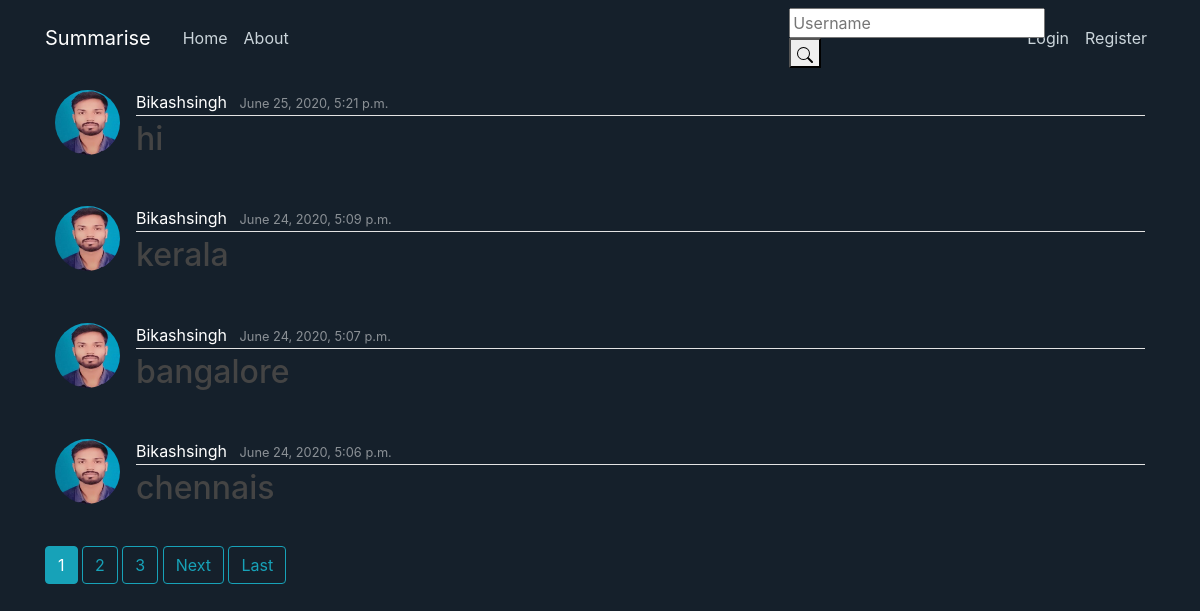
The page / on the database its author committed.
### Gatha/models.py (models this page shows, shortened)
class Post(models.Model):
    title = models.CharField(max_length=100)
    content = models.TextField()
    date_posted = models.DateTimeField(default=timezone.now)
    author = models.ForeignKey(User, on_delete=models.CASCADE)

### users/models.py (models this page shows, shortened)
class Profile(models.Model):
    user = models.OneToOneField(User, on_delete=models.CASCADE)
    Bio = models.TextField(max_length=500)
    Profession = models.CharField(max_length=100)
    image = models.ImageField(default='default.jpg', upload_to='profile_pics')

### Gatha/views.py (the view)
# urls.py: path('', PostListView.as_view(), name='Gatha-home'),
class PostListView(ListView):
    model = Post
    template_name = 'home.html'
    context_object_name = 'posts'
    ordering = ['-date_posted']
    paginate_by = 4

### templates/home.html (shortened to what this page needs)
{% extends "Base.html" %}
{% block content %}
    <div class="row">
    <div class="col-md-12" >
    {% for post in posts %}
        <article class="media content-section">
            <img class="rounded-circle article-img" src="{{ post.author.profile.image.url }}">
          <div class="media-body" >
            <div class="article-metadata">
              <a class="mr-2" href="{% url 'user-posts' post.author.username %}">{{ post.author }}</a>
              <small class="text-muted">{{ post.date_posted }}</small>
            </div>
            <h2><a class="article-title" href="{% url 'post-detail' post.id %}">{{ post.title }}</a></h2>
          </div>
        </article>
    {% endfor %}
        </div>
        </div>
    {% if is_paginated %}
        {% for num in page_obj.paginator.page_range %}
            {% if page_obj.number == num %}
                 <a class="btn btn-info mb-4" href="?page={{ num }}">{{ num }}</a>
            {% elif num > page_obj.number|add:'-3' and num < page_obj.number|add:'3' %}
                 <a class="btn btn-outline-info mb-4" href="?page={{ num }}">{{ num }}</a>
            {% endif%}
        {% endfor %}
         {% if page_obj.has_next%}
            <a class="btn btn-outline-info mb-4" href="?page={{ page_obj.next_page_number }}">Next</a>
            <a class="btn btn-outline-info mb-4" href="?page={{ page_obj.paginator.num_pages }}">Last</a>
        {% endif %}
    {% endif %}
{% endblock content %}

### templates/Base.html (shortened to what this page needs)
<!DOCTYPE html>
<html lang="en">
{% load static %}
<head>
    <link rel="stylesheet" href="https://stackpath.bootstrapcdn.com/bootstrap/4.3.1/css/bootstrap.min.css">
    <link rel="stylesheet" type="text/css" href="{% static 'Gatha/main.css' %}">
</head>
<body>
    <header class="site-header">
      <nav class="navbar navbar-expand-md navbar-dark bg-steel fixed-top">
        <div class="container">
          <a class="navbar-brand mr-4" href="{% url 'Gatha-home' %}">Summarise</a>
          <div class="collapse navbar-collapse" id="navbarToggle">
            <div class="navbar-nav mr-auto">
              <a class="nav-item nav-link" href="{% url 'Gatha-home' %}">Home</a>
              <a class="nav-item nav-link" href="{% url 'Gatha-about' %}">About</a>
            </div>
              <div class="col-12 col-md-3 dont-move">
            <form action="{% url 'search' %}" method="post">{% csrf_token %}
                <div class="search-container">
                    <div class="search">
                    <input required name="search" type="text" id="zip-code-input" placeholder="Username">
                    <button type="submit" > </button> </a>
              </div>
            </div>
                </form>
              </div>
            <div class="navbar-nav">
                {% if user.is_authenticated %}
                    <a class="nav-item nav-link" href="{% url 'post-create' %}">New Post</a>
                    <a class="nav-item nav-link" href="{% url 'profile' %}">Setting</a>
                     <a class="nav-item nav-link" href="{% url 'logout' %}">Logout</a>
                {% else %}
                    <a class="nav-item nav-link" href="{% url 'login' %}">Login</a>
                    <a class="nav-item nav-link" href="{% url 'register' %}">Register</a>
                {% endif %}
            </div>
          </div>
        </div>
      </nav>
    </header>
    <main role="main" class="container">
      <div class="row">
        <div class="col-md-12">
          {% block content %}{% endblock %}
        </div>
      </div>
    </main>
</body>
</html>

### Gatha/static/Gatha/main.css (style rules this page uses)
:root { --muted-color: rgba(255, 255, 255, 0.5); }
body { background: #15202b; color: var(--muted-color); margin-top: 5rem; }
h1, h2, h3, h4, h5, h6 { color: var(--muted-color); }
.text-muted { color: var(--muted-color) !important; }
.bg-steel { background-color: #15202b; }
article { border-radius: 4px; }
.site-header .navbar-nav .nav-link { color: #cbd5db; }
.content-section { padding: 10px 10px; margin-bottom: 20px; }
.article-title { color: #444444; }
a { color: white; text-underline: none; text-decoration: none !important; }
.article-img { height: 65px; width: 65px; margin-right: 16px; }
.article-metadata { padding-bottom: 1px; margin-bottom: 4px; border-bottom: 1px solid #e3e3e3 }

### rows shown on the page
Post: author.profile.image (picture), author "Bikashsingh", date_posted "June 25, 2020, 5:21 p.m.", title "hi"
Post: author.profile.image (picture), author "Bikashsingh", date_posted "June 24, 2020, 5:09 p.m.", title "kerala"
Post: author.profile.image (picture), author "Bikashsingh", date_posted "June 24, 2020, 5:07 p.m.", title "bangalore"
Post: author.profile.image (picture), author "Bikashsingh", date_posted "June 24, 2020, 5:06 p.m.", title "chennais"

### other values the page prints
{{ num }} "1"
{{ num }} "2" "3"
